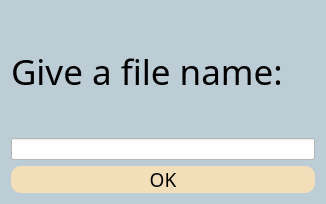
<?xml version="1.0" encoding="UTF-8"?>
<ui version="4.0">
 <class>FilenameWindow</class>
 <widget class="QDialog" name="FilenameWindow">
  <property name="geometry">
   <rect>
    <x>0</x>
    <y>0</y>
    <width>326</width>
    <height>204</height>
   </rect>
  </property>
  <property name="windowTitle">
   <string>File name</string>
  </property>
  <property name="styleSheet">
   <string notr="true">background-color: rgb(189, 205, 214);</string>
  </property>
  <layout class="QVBoxLayout" name="verticalLayout">
   <item>
    <widget class="QLabel" name="label">
     <property name="font">
      <font>
       <family>Rockwell</family>
       <pointsize>26</pointsize>
      </font>
     </property>
     <property name="text">
      <string>Give a file name:</string>
     </property>
    </widget>
   </item>
   <item>
    <widget class="QLineEdit" name="lineEdit">
     <property name="styleSheet">
      <string notr="true">background-color: rgb(255, 255, 255);</string>
     </property>
    </widget>
   </item>
   <item>
    <widget class="QPushButton" name="ButtonOK">
     <property name="font">
      <font>
       <family>Rockwell</family>
       <pointsize>14</pointsize>
      </font>
     </property>
     <property name="styleSheet">
      <string notr="true">background-color: rgb(243, 222, 186);
border-radius: 10px;</string>
     </property>
     <property name="text">
      <string>OK</string>
     </property>
    </widget>
   </item>
  </layout>
 </widget>
 <resources/>
 <connections/>
</ui>
